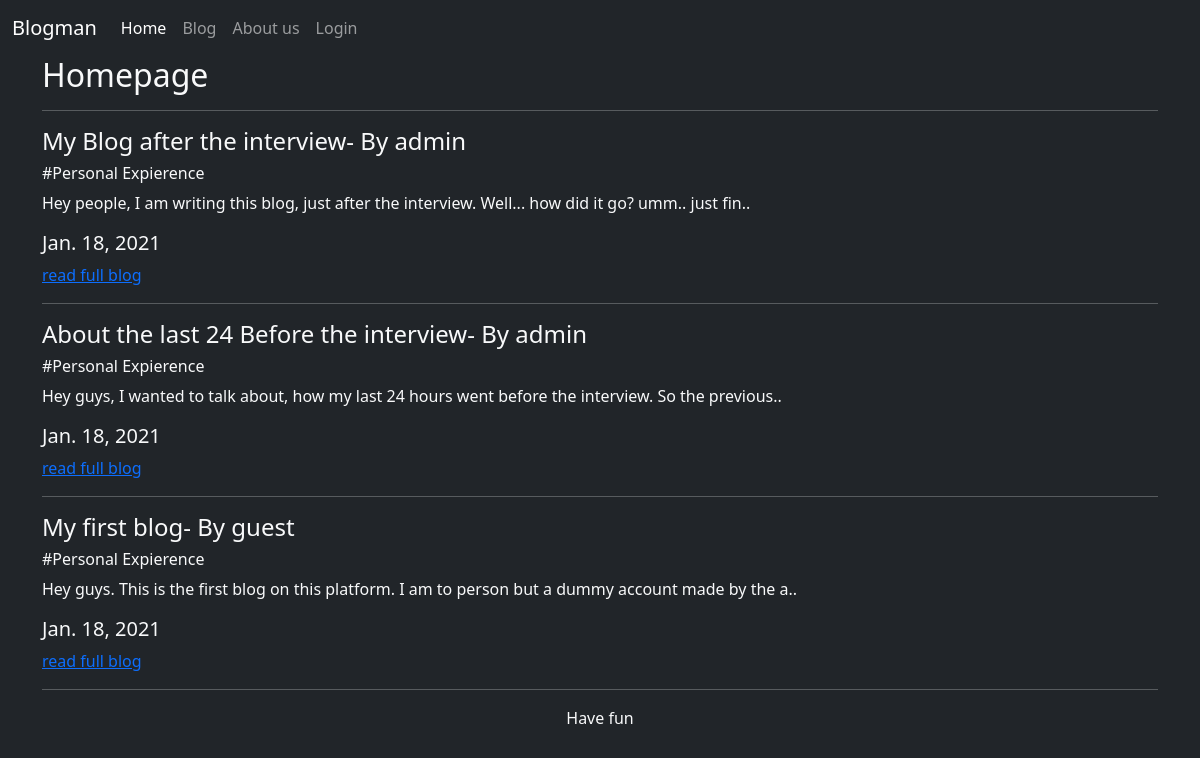
Before: / with the older database file.
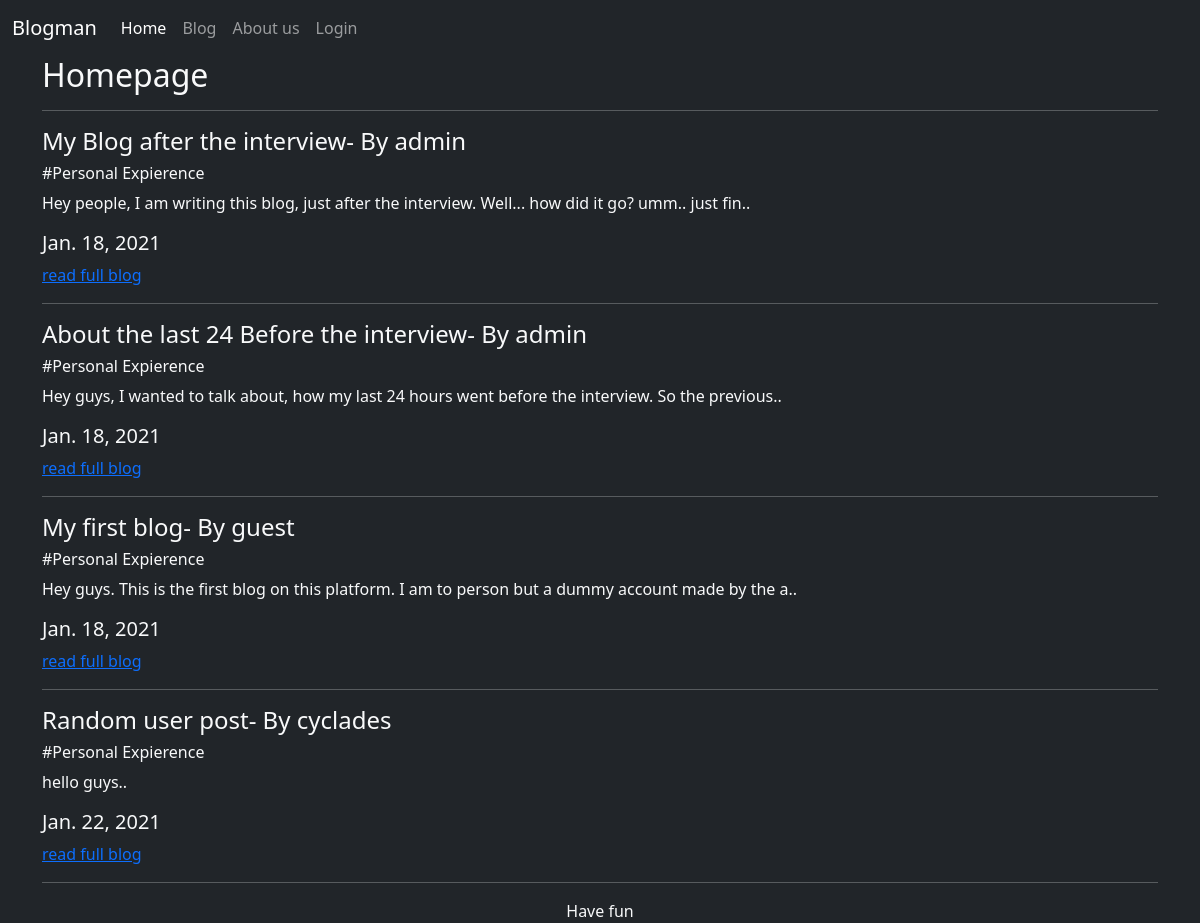
After: the same page with the newer database file.
### blogs/models.py (models this page shows, shortened)
class Blog(models.Model):
	genre_type = [
		("Science and Technology","Science and Technology"),
		("Literature","Literature"),
		("Action","Action"),
		("Personal Expierence","Personal Expierence"),
	]
	author = models.CharField(max_length=30)
	title  = models.CharField(max_length=30)
	genre  = models.CharField(max_length = 30, blank = True, null = True, choices=genre_type)
	content= models.TextField(blank = False)
	date   = models.DateField(blank= False, auto_now=True)
	private= models.BooleanField(default= False)

### blogs/views.py (the view)
# urls.py: path('',blog_views.index,name="home"),
def index(request, *agrs, **kwargs):
	obj = Blog.objects.filter(private=False)
	context={
		"blogs":obj
	}
	template = loader.get_template('index.html')
	return HttpResponse(template.render(context, request))

### templates/index.html (shortened to what this page needs)
{%extends 'Base.html'%}
{%block body%}
	<div class="container">
		<h2>Homepage</h2>
		<hr>
		{%for blog in blogs%}
			<h4>{{blog.title}}- By {{blog.author}}</h4>
			<h6>#{{blog.genre}}</h6>
			<p>
				{{blog.content|slice:100}}..
			</p>
			<h5>{{blog.date}}</h5>
			<a href="#">read full blog</a>
			<hr>
		{%endfor%}
	</div>
{%endblock%}

Changed rows visible on the page:
added Blog: title "Random user post", author "cyclades", genre "Personal Expierence", content "hello guys", date "Jan. 22, 2021"
